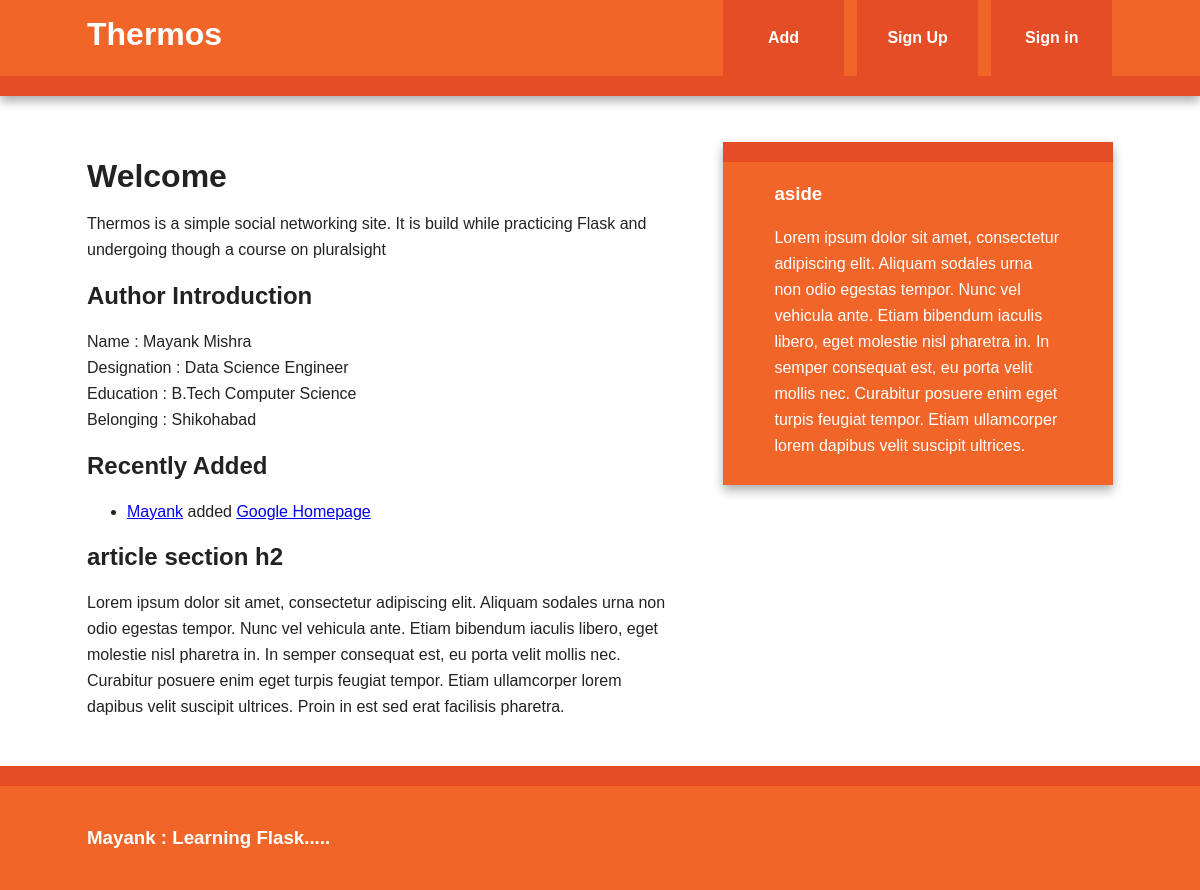
/index, run on the app's committed database.
### models.py (models this page shows, shortened)
class User(db.Model, UserMixin):
    id = db.Column(db.Integer, primary_key = True)
    username = db.Column(db.String(80), unique = True)
    email = db.Column(db.String(120), unique = True)
    bookmarks = db.relationship('Bookmark', backref = 'user', lazy = 'dynamic')
    password_hash = db.Column(db.String)
    @property
    def password(self):
        raise AttributeError('password write-only field')

class Bookmark(db.Model):
    id = db.Column(db.Integer, primary_key = True)
    url = db.Column(db.Text, nullable = False)
    date = db.Column(db.DateTime, default = datetime.utcnow)
    description = db.Column(db.String(300))
    user_id = db.Column(db.Integer, db.ForeignKey('user.id'), nullable = False)
    @staticmethod
    def newest(num):
        return Bookmark.query.order_by(desc(Bookmark.date)).limit(num)

### view.py (the view)
@app.route('/')
@app.route('/index')
def index():
    return render_template('index.html', title = "Author Introduction", \
    user = Author('Mayank', 'Mishra', 'Data Science Engineer', 'B.Tech Computer Science', 'Shikohabad'), \
    new_bookmarks = Bookmark.newest(5))

### author.py (called while the page is built)
    def Firstname(self):
        return "{} ".format(self.firstname)

    def Lastname(self):
        return "{}".format(self.lastname)

    def Occupation(self):
        return "{}".format(self.occupation)

    def Education(self):
            return "{} ".format(self.education)

    def Belonging(self):
        return "{} ".format(self.belonging)

### templates/index.html (shortened to what this page needs)
{% extends "base.html" %}
{% block content %}
    <article>
        <header>
              <h1>Welcome</h1>
              <p>Thermos is a simple social networking site. It is build while practicing Flask and undergoing though a course on pluralsight </p>
        </header>
        <section>
              <h2>{{ title }}</h2>
              <p>Name : {{ user.Firstname()}} {{user.Lastname()}} <br/>
                 Designation : {{user.Occupation()}} <br/>
                 Education : {{user.Education()}} <br/>
                 Belonging : {{user.Belonging()}}
              </p>
        </section>
        <section>
              <h2>Recently Added</h2>
              {% if new_bookmarks %}
                  <ul>
                      {% for bm in new_bookmarks %}
                          <li>
                            <a href = "{{ url_for('user', username = bm.user.username) }}">{{ bm.user.username }}</a> added <a href="{{ bm.url }}"> {{ bm.description }}</a>
                          </li>
                      {% endfor %}
                  </ul>
              {% else %}
                    No bookmarks yet.
              {% endif %}
        </section>
        <section>
              <h2>article section h2</h2>
              <p>Lorem ipsum dolor sit amet, consectetur adipiscing elit. Aliquam sodales urna non odio egestas tempor. Nunc vel vehicula ante. Etiam bibendum iaculis libero, eget molestie nisl pharetra in. In semper consequat est, eu porta velit mollis nec. Curabitur posuere enim eget turpis feugiat tempor. Etiam ullamcorper lorem dapibus velit suscipit ultrices. Proin in est sed erat facilisis pharetra.</p>
        </section>
    </article>
{% endblock %}

### templates/base.html (shortened to what this page needs)
<!doctype html>
<html class="no-js" lang="">
    <head>
        <link rel="stylesheet" href="{{url_for('static', filename = 'css/normalize.min.css')}}">
        <link rel="stylesheet" href="{{url_for('static', filename = 'css/main.css')}}">
    </head>
    <body>
        <div class="header-container">
            <header class="wrapper clearfix">
                <a href="{{url_for('index')}}"><h1 class="title">Thermos</h1></a>
                <nav>
                    <ul>
                        <li><a href="{{ url_for('add') }}">Add</a></li>
                        {% if current_user.is_authenticated %}
                            <li><a href=" {{ url_for('user', username = current_user.username) }} ">My Links</a></li>
                            <li><a href=" {{ url_for('logout') }} ">Sign out</a></li>
                        {% else %}
                            <li><a href=" {{ url_for('signup') }} ">Sign Up</a></li>
                            <li><a href=" {{ url_for('login') }} ">Sign in</a></li>
                        {% endif %}
                    </ul>
                </nav>
            </header>
        </div>
        <div class="main-container">
            <div class="main wrapper clearfix">
                {% block content %}
                {% endblock %}
                {% block sidebar %}
                    <aside>
                        <h3>aside</h3>
                        <p>Lorem ipsum dolor sit amet, consectetur adipiscing elit. Aliquam sodales urna non odio egestas tempor. Nunc vel vehicula ante. Etiam bibendum iaculis libero, eget molestie nisl pharetra in. In semper consequat est, eu porta velit mollis nec. Curabitur posuere enim eget turpis feugiat tempor. Etiam ullamcorper lorem dapibus velit suscipit ultrices.</p>
                    </aside>
                {% endblock %}
            </div>
        </div>
        <div class="footer-container">
            <footer class="wrapper">
                <h3>Mayank : Learning Flask.....</h3>
            </footer>
        </div>
    </body>
</html>

### static/css/main.css (style rules this page uses)
html { color: #222; font-size: 1em; line-height: 1.4; }
body { font: 16px/26px Helvetica, Helvetica Neue, Arial; }
.wrapper { width: 90%; margin: 0 5%; }
.header-container { border-bottom: 20px solid #e44d26; }
.footer-container, .main aside { border-top: 20px solid #e44d26; }
.header-container, .footer-container, .main aside { background: #f16529; }
.title { color: white; }
nav ul { margin: 0; padding: 0; list-style-type: none; }
nav a { display: block; margin-bottom: 10px; padding: 15px 0; text-align: center; text-decoration: none; font-weight: bold; color: white; background: #e44d26; }
.main { padding: 30px 0; }
.main article h1 { font-size: 2em; }
.main aside { color: white; padding: 0px 5% 10px; }
.footer-container footer { color: white; padding: 20px 0; }
@media only screen and (min-width: 480px) { nav a { float: left; width: 27%; margin: 0 1.7%; padding: 25px 2%; margin-bottom: 0; } }
@media only screen and (min-width: 480px) { nav li:first-child a { margin-left: 0; } }
@media only screen and (min-width: 480px) { nav li:last-child a { margin-right: 0; } }
@media only screen and (min-width: 480px) { nav ul li { display: inline; } }
@media only screen and (min-width: 768px) { .header-container, .main aside { -webkit-box-shadow: 0 5px 10px #aaa; -moz-box-shadow: 0 5px 10px #aaa; box-shadow: 0 5px 10px #aaa; } }
@media only screen and (min-width: 768px) { .title { float: left; } }
@media only screen and (min-width: 768px) { nav { float: right; width: 38%; } }
@media only screen and (min-width: 768px) { .main article { float: left; width: 57%; } }
@media only screen and (min-width: 768px) { .main aside { float: right; width: 28%; } }
@media only screen and (min-width: 1140px) { .wrapper { width: 1026px; margin: 0 auto; } }
.clearfix:before, .clearfix:after { content: " "; display: table; }
.clearfix:after { clear: both; }
.clearfix { *zoom: 1; }

### data on the page
User: Firstname "Mayank"
Bookmark: user.username "Mayank", description "Google Homepage"

### other printed values
{{ title }} "Author Introduction"
{{ user.Lastname() }} "Mishra"
{{ user.Occupation() }} "Data Science Engineer"
{{ user.Education() }} "B.Tech Computer Science"
{{ user.Belonging() }} "Shikohabad"
